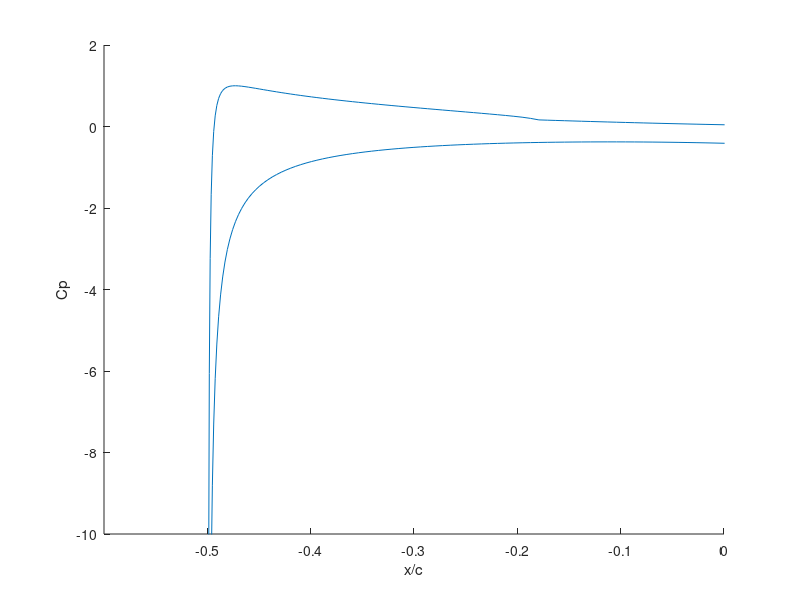

Write MATLAB code to recreate this figure.
clear all;
clc;
b=0.25;
e = 0.074;
beta = 3*pi/180;
alpha = 9*pi/180;
a = 0.269;
theta = 0:pi/180:2*pi;

r = -b*(1+e+e*cos(theta)+beta*sin(theta));
thetac = alpha+asin((r.*(sin(theta))/a)-beta);
R = 1./r;
n = 2*(sin(thetac)+sin(alpha+beta));
d = (1-(2*b*b*R.*R.*cos(2*theta))+(b*b*b*b*R.*R.*R.*R)).^(1/2);
v = n./d;
V = v.*v;
C = 1-V;

x = 2*b*cos(theta);

hold on;
plot(x,C);
xlabel('x/c');
ylabel('Cp');
xlim([-0.6,0]);
ylim([-10,2]);
hold off;